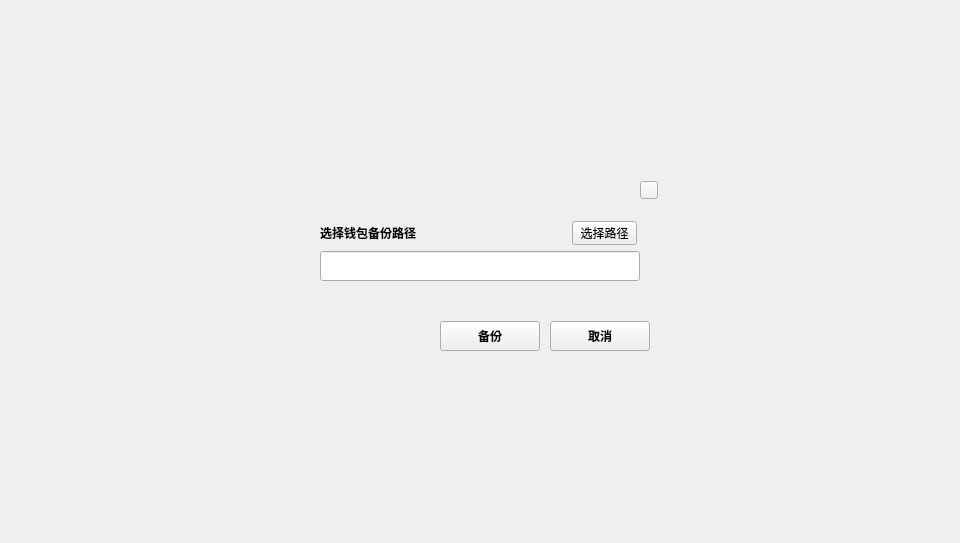
<?xml version="1.0" encoding="UTF-8"?>
<ui version="4.0">
 <class>BackupWalletDialog</class>
 <widget class="QDialog" name="BackupWalletDialog">
  <property name="geometry">
   <rect>
    <x>0</x>
    <y>0</y>
    <width>960</width>
    <height>543</height>
   </rect>
  </property>
  <property name="windowTitle">
   <string>Dialog</string>
  </property>
  <widget class="QWidget" name="widget" native="true">
   <property name="geometry">
    <rect>
     <x>0</x>
     <y>0</y>
     <width>960</width>
     <height>543</height>
    </rect>
   </property>
   <property name="font">
    <font>
     <family>Microsoft YaHei UI Light</family>
     <weight>75</weight>
     <bold>true</bold>
    </font>
   </property>
   <widget class="QWidget" name="containerWidget" native="true">
    <property name="geometry">
     <rect>
      <x>290</x>
      <y>171</y>
      <width>380</width>
      <height>200</height>
     </rect>
    </property>
    <property name="font">
     <font>
      <family>微软雅黑</family>
     </font>
    </property>
    <widget class="QToolButton" name="cancelBtn">
     <property name="geometry">
      <rect>
       <x>260</x>
       <y>150</y>
       <width>100</width>
       <height>30</height>
      </rect>
     </property>
     <property name="font">
      <font>
       <family>Microsoft YaHei UI Light</family>
       <weight>75</weight>
       <bold>true</bold>
      </font>
     </property>
     <property name="cursor">
      <cursorShape>PointingHandCursor</cursorShape>
     </property>
     <property name="styleSheet">
      <string notr="true"/>
     </property>
     <property name="text">
      <string>取消</string>
     </property>
    </widget>
    <widget class="QLabel" name="nameLabel">
     <property name="geometry">
      <rect>
       <x>30</x>
       <y>50</y>
       <width>200</width>
       <height>24</height>
      </rect>
     </property>
     <property name="font">
      <font>
       <family>Microsoft YaHei UI Light</family>
       <weight>75</weight>
       <bold>true</bold>
      </font>
     </property>
     <property name="text">
      <string>选择钱包备份路径</string>
     </property>
    </widget>
    <widget class="QToolButton" name="pathBtn">
     <property name="geometry">
      <rect>
       <x>282</x>
       <y>50</y>
       <width>65</width>
       <height>24</height>
      </rect>
     </property>
     <property name="font">
      <font>
       <family>微软雅黑</family>
       <weight>50</weight>
       <italic>false</italic>
       <bold>false</bold>
      </font>
     </property>
     <property name="cursor">
      <cursorShape>PointingHandCursor</cursorShape>
     </property>
     <property name="styleSheet">
      <string notr="true"/>
     </property>
     <property name="text">
      <string>选择路径</string>
     </property>
    </widget>
    <widget class="QToolButton" name="backupBtn">
     <property name="geometry">
      <rect>
       <x>150</x>
       <y>150</y>
       <width>100</width>
       <height>30</height>
      </rect>
     </property>
     <property name="font">
      <font>
       <family>Microsoft YaHei UI Light</family>
       <weight>75</weight>
       <bold>true</bold>
      </font>
     </property>
     <property name="cursor">
      <cursorShape>PointingHandCursor</cursorShape>
     </property>
     <property name="styleSheet">
      <string notr="true"/>
     </property>
     <property name="text">
      <string>备份</string>
     </property>
    </widget>
    <widget class="QLineEdit" name="pathLineEdit">
     <property name="geometry">
      <rect>
       <x>30</x>
       <y>80</y>
       <width>320</width>
       <height>30</height>
      </rect>
     </property>
     <property name="font">
      <font>
       <family>Microsoft YaHei UI Light</family>
       <pointsize>10</pointsize>
       <weight>75</weight>
       <bold>true</bold>
      </font>
     </property>
     <property name="contextMenuPolicy">
      <enum>Qt::DefaultContextMenu</enum>
     </property>
     <property name="styleSheet">
      <string notr="true"/>
     </property>
     <property name="text">
      <string/>
     </property>
     <property name="readOnly">
      <bool>false</bool>
     </property>
    </widget>
    <widget class="QToolButton" name="closeBtn">
     <property name="geometry">
      <rect>
       <x>350</x>
       <y>10</y>
       <width>18</width>
       <height>18</height>
      </rect>
     </property>
     <property name="cursor">
      <cursorShape>PointingHandCursor</cursorShape>
     </property>
     <property name="focusPolicy">
      <enum>Qt::NoFocus</enum>
     </property>
     <property name="styleSheet">
      <string notr="true"/>
     </property>
     <property name="text">
      <string/>
     </property>
    </widget>
    <zorder>pathLineEdit</zorder>
    <zorder>cancelBtn</zorder>
    <zorder>nameLabel</zorder>
    <zorder>pathBtn</zorder>
    <zorder>backupBtn</zorder>
    <zorder>closeBtn</zorder>
   </widget>
  </widget>
 </widget>
 <resources/>
 <connections/>
</ui>
